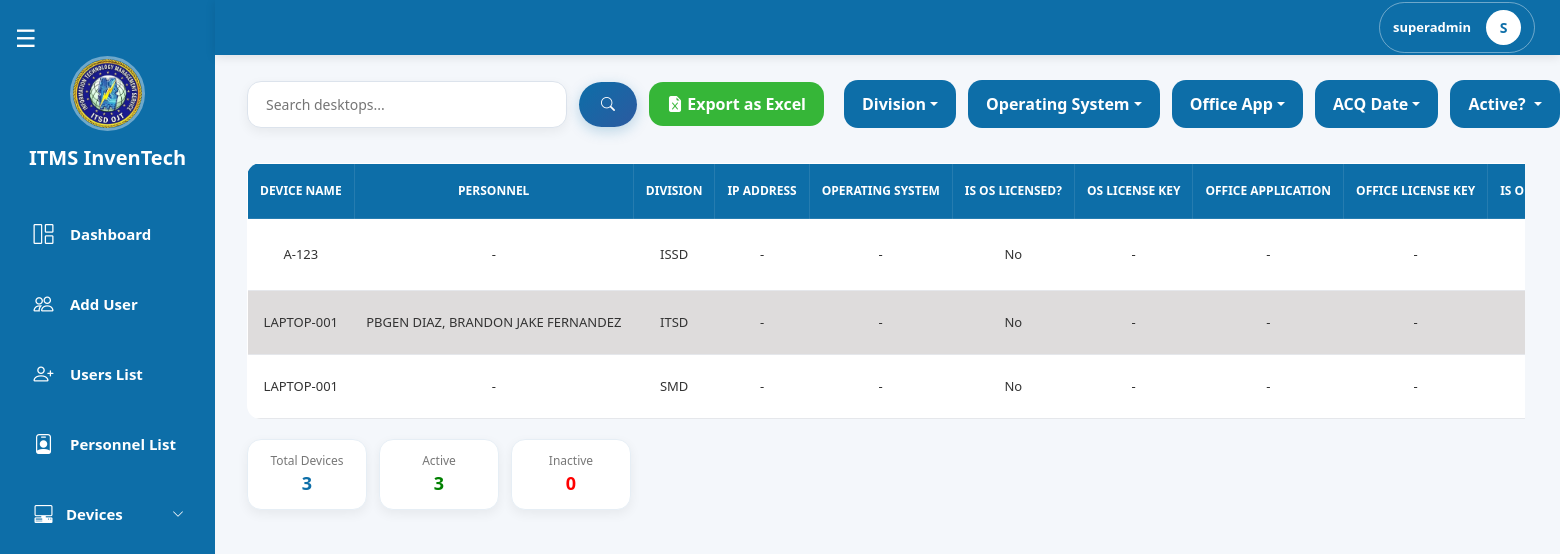
The page /pages/superadmin/device_desktops.php (signed in) on the database its author committed.
### tables this page shows
CREATE TABLE `desktops` (
  `id` int(11) NOT NULL,
  `personnel_id` int(11) NOT NULL,
  `device_id` int(11) NOT NULL,
  `device_name` varchar(150) NOT NULL,
  `division_id` int(11) NOT NULL,
  `ip_address` varchar(50) DEFAULT NULL,
  `os` varchar(100) DEFAULT NULL,
  `is_os_licensed` tinyint(1) DEFAULT NULL,
  `is_remote_acc` tinyint(1) DEFAULT NULL,
  `endpoint_security_id` longtext DEFAULT NULL,
  `no_of_installed_anti_virus` int(11) DEFAULT NULL,
  `date_installed` date DEFAULT NULL,
  `guid` varchar(100) DEFAULT NULL,
  `mac_address` varchar(100) DEFAULT NULL,
  `cpu_brand` varchar(100) DEFAULT NULL,
  `cpu_cores` int(11) DEFAULT NULL,
  `gb_ram` int(11) DEFAULT NULL,
  `monitor_brand` varchar(100) DEFAULT NULL,
  `monitor_size_inches` int(11) DEFAULT NULL,
  `no_of_user_accounts` int(11) DEFAULT NULL,
  `user_account_type` longtext DEFAULT NULL,
  `authorized_software` text DEFAULT NULL,
  `unauthorized_software` text DEFAULT NULL,
  `office_application` varchar(150) DEFAULT NULL,
  `is_office_licensed` tinyint(1) DEFAULT NULL,
  `previous_owners_id` longtext DEFAULT NULL CHECK (json_valid(`previous_owners_id`)),
  `created_date` date DEFAULT current_timestamp(),
  `last_updated_at` date DEFAULT NULL,
  `os_license_key` varchar(255) DEFAULT NULL,
  `office_license_key` varchar(255) DEFAULT NULL,
  `par_serial_no` varchar(255) DEFAULT NULL,
  `is_active` tinyint(1) DEFAULT 1,
  `acquisition_date` date DEFAULT NULL
);

CREATE TABLE `divisions` (
  `id` int(11) NOT NULL,
  `division` varchar(100) NOT NULL
);

### pages/superadmin/device_desktops.php (the view, shortened to what this page needs)
<?php
include "../../config/db.php";
function getEndpointNames($conn, $json)
{
    $ids = json_decode($json, true);
    $ids = implode(',', array_map('intval', $ids));
    $result = $conn->query("SELECT antivirus FROM endpoint_security WHERE id IN ($ids)");
    $names = [];
    while ($row = $result->fetch_assoc()) {
        $names[] = $row['antivirus'];
    }
    return implode(', ', $names);
}
function getPersonnelNames($conn, $json)
{
    $ids = json_decode($json, true);
    if (! is_array($ids) || empty($ids)) return '';
    $ids = implode(',', array_map('intval', $ids));
    $result = $conn->query("
        SELECT r.rank, p.first_name, p.middle_name, p.last_name
        FROM personnels p
        LEFT JOIN ranks r ON p.rank_id = r.id
        WHERE p.id IN ($ids)
    ");
    $names = [];
    while ($row = $result->fetch_assoc()) {
        $names[] = trim(($row['rank'] ?? '') . ' ' . ($row['first_name'] ?? '') . ' ' . ($row['middle_name'] ?? '') . ' ' . ($row['last_name'] ?? ''));
    }
    return implode(",<br>", $names);
}
function dash($val)
{
    $v = trim($val ?? '');
    return $v !== '' ? htmlspecialchars($v) : '-';
}
$limit  = 10;
$page   = max(1, (int)($_GET['page'] ?? 1));
$offset = ($page - 1) * $limit;
$search = trim($_GET['search'] ?? '');
$division_filter_raw = $_GET['division']      ?? [];
$os_filter_raw       = $_GET['filter_os']     ?? [];
$office_filter_raw   = $_GET['filter_office'] ?? [];
$division_filter = is_array($division_filter_raw) ? array_filter(array_map('trim', $division_filter_raw)) : [];
$os_filter       = is_array($os_filter_raw)       ? array_filter(array_map('trim', $os_filter_raw))       : [];
$office_filter   = is_array($office_filter_raw)   ? array_filter($office_filter_raw)   : [];
$active_filter   = isset($_GET['is_active']) ? trim($_GET['is_active']) : '';
$acq_filter = trim($_GET['filter_acq'] ?? '');
$baseWhere  = [];
$baseParams = [];
$baseTypes  = '';
$whereSQL = !empty($baseWhere) ? "WHERE " . implode(" AND ", $baseWhere) : "";
$baseJoin = "FROM desktops d
             LEFT JOIN personnels p  ON d.personnel_id = p.id
             LEFT JOIN ranks r       ON p.rank_id = r.id
             LEFT JOIN divisions dv  ON d.division_id = dv.id";
$st = $conn->prepare("SELECT COUNT(*) AS total $baseJoin $whereSQL");
$st->execute();
$totalDevices = $st->get_result()->fetch_assoc()['total'] ?? 0;
$activeWhere = $baseWhere;
$activeWhere[] = "d.is_active = 1";
$activeSQL = "WHERE " . implode(" AND ", $activeWhere);
$inactiveWhere = $baseWhere;
$inactiveWhere[] = "d.is_active = 0";
$inactiveSQL = "WHERE " . implode(" AND ", $inactiveWhere);
$sa = $conn->prepare("SELECT COUNT(*) AS total $baseJoin $activeSQL");
$sa->execute();
$activeDevices = $sa->get_result()->fetch_assoc()['total'] ?? 0;
$si = $conn->prepare("SELECT COUNT(*) AS total $baseJoin $inactiveSQL");
$si->execute();
$inactiveDevices = $si->get_result()->fetch_assoc()['total'] ?? 0;
$stmt = $conn->prepare("
    SELECT d.*,
           CONCAT(r.rank,'  ',p.last_name,', ',p.first_name,' ',p.middle_name) AS personnel_name,
           dv.division AS division_name
    $baseJoin $whereSQL ORDER BY d.device_name ASC LIMIT ?,?
");
$fp  = $baseParams;
$ft = $baseTypes . 'ii';
$fp[] = $offset;
$fp[] = $limit;
$stmt->bind_param($ft, ...$fp);
$stmt->execute();
$result = $stmt->get_result();
$exportParams = http_build_query([
    'search'        => $search,
    'division'      => $division_filter,
    'filter_os'     => $os_filter,
    'filter_office' => $office_filter,
    'is_active'     => $active_filter,
    'filter_acq'    => $acq_filter,
]);
?>
<!DOCTYPE html>
<html lang="en">
<head>
    <link href="https://cdn.jsdelivr.net/npm/bootstrap@5.3.3/dist/css/bootstrap.min.css" rel="stylesheet">
    <link rel="stylesheet" href="../superadmin/css/desktop_laptop.css">
    <link rel="stylesheet" href="css/superadmin_navbar.css">
    <link rel="stylesheet" href="./css/superadmin_sidebar.css">
</head>
<body>
    <?php include 'superadmin_sidebar.php'; ?>
    <?php include 'superadmin_navbar.php'; ?>
    <div class="top-bar">
        <div class="search-container">
            <form class="search-form" method="GET" action="device_desktops.php">
                <input type="text" name="search" class="search-input" placeholder="Search desktops..." value="<?= htmlspecialchars($search) ?>">
                <button type="submit" class="search-btn"><i class="bi bi-search"></i></button>
                <a href="export_desktops.php?<?= htmlspecialchars($exportParams) ?>"
                    class="btn add-desktop-btn"
                    onclick="setTimeout(()=>showToast('Export downloaded successfully!','success'),800)">
                    <i class="bi bi-file-earmark-excel-fill"></i> Export as Excel
                </a>
            </form>
        </div>
        <div class="right-side">
            <div class="filters">
                <form method="GET" action="device_desktops.php" id="filterForm">
                    <div class="dropdown">
                        <?php $divLabel = empty($division_filter) ? 'Division' : (count($division_filter) === 1 ? $division_filter[0] : count($division_filter) . ' Divisions selected'); ?>
                        <button class="btn filter-btn dropdown-toggle" type="button" data-bs-toggle="dropdown" data-bs-auto-close="outside"><?= htmlspecialchars($divLabel) ?></button>
                    </div>
                    <div class="dropdown">
                        <?php $osLabel = empty($os_filter) ? 'Operating System' : (count($os_filter) === 1 ? $os_filter[0] : count($os_filter) . ' OS selected'); ?>
                        <button class="btn filter-btn dropdown-toggle" type="button" data-bs-toggle="dropdown" data-bs-auto-close="outside"><?= htmlspecialchars($osLabel) ?></button>
                    </div>
                    <div class="dropdown">
                        <?php $officeLabel = empty($office_filter) ? 'Office App' : (count($office_filter) === 1 ? $office_filter[0] : count($office_filter) . ' Apps selected'); ?>
                        <button class="btn filter-btn dropdown-toggle" type="button" data-bs-toggle="dropdown" data-bs-auto-close="outside"><?= htmlspecialchars($officeLabel) ?></button>
                    </div>
                </form>
            </div>
            <div class="dropdown">
                <?php
                $acqLabel = 'ACQ Date';
                ?>
                <button class="btn filter-btn dropdown-toggle" data-bs-toggle="dropdown"><?= htmlspecialchars($acqLabel) ?></button>
            </div>
            <div class="dropdown">
                <button class="btn filter-btn dropdown-toggle" data-bs-toggle="dropdown">
                    <?= $active_filter === '' ? 'Active?' : ($active_filter == 1 ? 'YES' : 'NO') ?>
                </button>
            </div>
        </div>
    </div>
    <div class="contenttable">
        <div class="table-container">
            <table class="users-table">
                <thead>
                    <tr>
                        <th>DEVICE NAME</th>
                        <th>PERSONNEL</th>
                        <th>DIVISION</th>
                        <th>IP ADDRESS</th>
                        <th>OPERATING SYSTEM</th>
                        <th>IS OS LICENSED?</th>
                        <th>OS LICENSE KEY</th>
                        <th>OFFICE APPLICATION</th>
                        <th>OFFICE LICENSE KEY</th>
                        <th>IS OFFICE LICENSED?</th>
                    </tr>
                </thead>
                <tbody>
                    <?php if ($result->num_rows > 0): ?>
                        <?php while ($row = $result->fetch_assoc()): ?>
                            <tr class="clickable-row" data-active="<?= $row['is_active'] ? '1' : '0' ?>"
                                data-bs-toggle="modal" data-bs-target="#viewDtModal<?= $row['id'] ?>">
                                <td><?= dash($row['device_name'] ?? '') ?></td>
                                <td><?= dash($row['personnel_name'] ?? '') ?></td>
                                <td><?= dash($row['division_name'] ?? '') ?></td>
                                <td><?= dash($row['ip_address'] ?? '') ?></td>
                                <td><?= dash($row['os'] ?? '') ?></td>
                                <td><?= ($row['is_os_licensed'] == 1) ? 'Yes' : 'No' ?></td>
                                <td><?= dash($row['os_license_key'] ?? '') ?></td>
                                <td><?= dash($row['office_application'] ?? '') ?></td>
                                <td><?= dash($row['office_license_key'] ?? '') ?></td>
                                <td><?= ($row['is_office_licensed'] == 1) ? 'Yes' : 'No' ?></td>
                            </tr>
                                                    <div class="view-value"><?= getEndpointNames($conn, $row['endpoint_security_id']) ?: '' ?></div>
                                                    <div class="view-value"><?= getPersonnelNames($conn, $row['previous_owners_id']) ?: '' ?></div>
                        <?php endwhile; ?>
                    <?php else: ?>
                        <tr>
                            <td colspan="30" class="text-center">No devices found.</td>
                        </tr>
                    <?php endif; ?>
                </tbody>
            </table>
        </div>
        <div class="table-footer">
            <div class="user-stats">
                <div class="stat-box total">
                    <span class="label">Total Devices</span>
                    <span class="value"><?= $totalDevices ?></span>
                </div>
                <div class="stat-box active">
                    <span class="label">Active</span>
                    <span class="value"><?= $activeDevices ?></span>
                </div>
                <div class="stat-box inactive">
                    <span class="label">Inactive</span>
                    <span class="value"><?= $inactiveDevices ?></span>
                </div>
            </div>
        </div>
    </div>
</body>
</html>

### rows shown on the page
desktops: device_name "A-123", personnel_name "-", division.division "ISSD", ip_address "-", os "-", is_os_licensed "No", os_license_key "-", office_application "-", office_license_key "-"
desktops: device_name "LAPTOP-001", personnel_name "PBGEN DIAZ, BRANDON JAKE FERNANDEZ", division.division "ITSD", ip_address "-", os "-", is_os_licensed "No", os_license_key "-", office_application "-", office_license_key "-"
desktops: device_name "LAPTOP-001", personnel_name "-", division.division "SMD", ip_address "-", os "-", is_os_licensed "No", os_license_key "-", office_application "-", office_license_key "-"

### other values the page prints
$username "superadmin"
substr($username, 0, 1) "S"
$divLabel "Division"
$osLabel "Operating System"
$officeLabel "Office App"
$acqLabel "ACQ Date"
$totalDevices "3"
$activeDevices "3"
$inactiveDevices "0"
